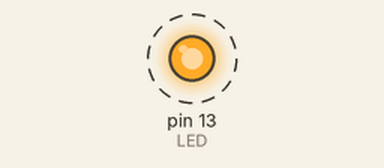
The sketch below on a simulated Arduino Uno, built with avr-gcc and run on an emulated ATmega328P. On the bench: output pins drawn as LEDs (lit = HIGH). Dashed ring = blinking.

Above: at 0.2 s.
Timing chart, 0 to 3.0 s (numbered marks = the images above):
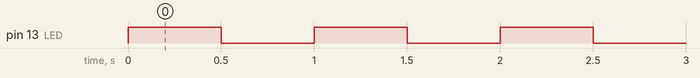

Measured:
- by itself, pin 13 (LED): alternates HIGH for 0.50 s and LOW for 0.50 s

The sketch:

1.ino
```cpp
int LED=13;


void setup()
{

pinMode(LED,OUTPUT);

}

void loop()
{

digitalWrite(LED,HIGH);
delay(500);
digitalWrite(LED,LOW);
delay(500);

}
```
